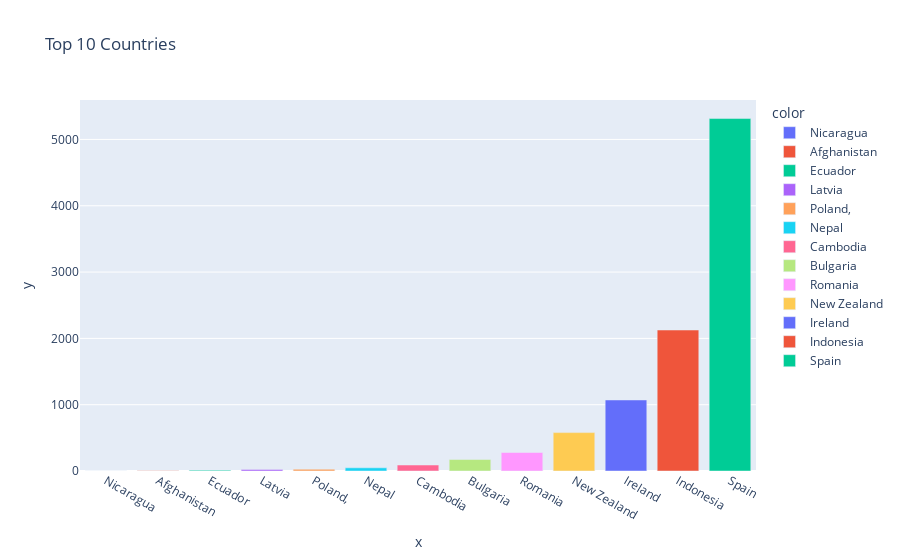

Here is the notebook cell this chart was saved with:
### Markdown cell above
### Countries having minimum content on netflix

### Code cell
df_country_mn = df['country'].value_counts()[::-10]
fig = px.bar(x=df_country_mn.index, y=df_country_mn.values, color=df_country_mn.index, title='Top 10 Countries')
fig.show()

### Figure 1 — Plotly figure (JSON) as saved in the notebook; plotly's stock layout.template omitted (floating-point values rounded to 4 significant figures)
{"data": [{"alignmentgroup": "True", "hovertemplate": "color=Nicaragua<br>x=%{x}<br>y=%{y}<extra></extra>", "legendgroup": "Nicaragua", "marker": {"color": "#636efa", "pattern": {"shape": ""}}, "name": "Nicaragua", "offsetgroup": "Nicaragua", "orientation": "v", "showlegend": true, "textposition": "auto", "type": "bar", "x": ["Nicaragua"], "xaxis": "x", "y": [1], "yaxis": "y"}, {"alignmentgroup": "True", "hovertemplate": "color=Afghanistan<br>x=%{x}<br>y=%{y}<extra></extra>", "legendgroup": "Afghanistan", "marker": {"color": "#EF553B", "pattern": {"shape": ""}}, "name": "Afghanistan", "offsetgroup": "Afghanistan", "orientation": "v", "showlegend": true, "textposition": "auto", "type": "bar", "x": ["Afghanistan"], "xaxis": "x", "y": [2], "yaxis": "y"}, {"alignmentgroup": "True", "hovertemplate": "color=Ecuador<br>x=%{x}<br>y=%{y}<extra></extra>", "legendgroup": "Ecuador", "marker": {"color": "#00cc96", "pattern": {"shape": ""}}, "name": "Ecuador", "offsetgroup": "Ecuador", "orientation": "v", "showlegend": true, "textposition": "auto", "type": "bar", "x": ["Ecuador"], "xaxis": "x", "y": [12], "yaxis": "y"}, {"alignmentgroup": "True", "hovertemplate": "color=Latvia<br>x=%{x}<br>y=%{y}<extra></extra>", "legendgroup": "Latvia", "marker": {"color": "#ab63fa", "pattern": {"shape": ""}}, "name": "Latvia", "offsetgroup": "Latvia", "orientation": "v", "showlegend": true, "textposition": "auto", "type": "bar", "x": ["Latvia"], "xaxis": "x", "y": [22], "yaxis": "y"}, {"alignmentgroup": "True", "hovertemplate": "color=Poland,<br>x=%{x}<br>y=%{y}<extra></extra>", "legendgroup": "Poland,", "marker": {"color": "#FFA15A", "pattern": {"shape": ""}}, "name": "Poland,", "offsetgroup": "Poland,", "orientation": "v", "showlegend": true, "textposition": "auto", "type": "bar", "x": ["Poland,"], "xaxis": "x", "y": [27], "yaxis": "y"}, {"alignmentgroup": "True", "hovertemplate": "color=Nepal<br>x=%{x}<br>y=%{y}<extra></extra>", "legendgroup": "Nepal", "marker": {"color": "#19d3f3", "pattern": {"shape": ""}}, "name": "Nepal", "offsetgroup": "Nepal", "orientation": "v", "showlegend": true, "textposition": "auto", "type": "bar", "x": ["Nepal"], "xaxis": "x", "y": [48], "yaxis": "y"}, {"alignmentgroup": "True", "hovertemplate": "color=Cambodia<br>x=%{x}<br>y=%{y}<extra></extra>", "legendgroup": "Cambodia", "marker": {"color": "#FF6692", "pattern": {"shape": ""}}, "name": "Cambodia", "offsetgroup": "Cambodia", "orientation": "v", "showlegend": true, "textposition": "auto", "type": "bar", "x": ["Cambodia"], "xaxis": "x", "y": [90], "yaxis": "y"}, {"alignmentgroup": "True", "hovertemplate": "color=Bulgaria<br>x=%{x}<br>y=%{y}<extra></extra>", "legendgroup": "Bulgaria", "marker": {"color": "#B6E880", "pattern": {"shape": ""}}, "name": "Bulgaria", "offsetgroup": "Bulgaria", "orientation": "v", "showlegend": true, "textposition": "auto", "type": "bar", "x": ["Bulgaria"], "xaxis": "x", "y": [173], "yaxis": "y"}, {"alignmentgroup": "True", "hovertemplate": "color=Romania<br>x=%{x}<br>y=%{y}<extra></extra>", "legendgroup": "Romania", "marker": {"color": "#FF97FF", "pattern": {"shape": ""}}, "name": "Romania", "offsetgroup": "Romania", "orientation": "v", "showlegend": true, "textposition": "auto", "type": "bar", "x": ["Romania"], "xaxis": "x", "y": [279], "yaxis": "y"}, {"alignmentgroup": "True", "hovertemplate": "color=New Zealand<br>x=%{x}<br>y=%{y}<extra></extra>", "legendgroup": "New Zealand", "marker": {"color": "#FECB52", "pattern": {"shape": ""}}, "name": "New Zealand", "offsetgroup": "New Zealand", "orientation": "v", "showlegend": true, "textposition": "auto", "type": "bar", "x": ["New Zealand"], "xaxis": "x", "y": [579], "yaxis": "y"}, {"alignmentgroup": "True", "hovertemplate": "color=Ireland<br>x=%{x}<br>y=%{y}<extra></extra>", "legendgroup": "Ireland", "marker": {"color": "#636efa", "pattern": {"shape": ""}}, "name": "Ireland", "offsetgroup": "Ireland", "orientation": "v", "showlegend": true, "textposition": "auto", "type": "bar", "x": ["Ireland"], "xaxis": "x", "y": [1071], "yaxis": "y"}, {"alignmentgroup": "True", "hovertemplate": "color=Indonesia<br>x=%{x}<br>y=%{y}<extra></extra>", "legendgroup": "Indonesia", "marker": {"color": "#EF553B", "pattern": {"shape": ""}}, "name": "Indonesia", "offsetgroup": "Indonesia", "orientation": "v", "showlegend": true, "textposition": "auto", "type": "bar", "x": ["Indonesia"], "xaxis": "x", "y": [2126], "yaxis": "y"}, {"alignmentgroup": "True", "hovertemplate": "color=Spain<br>x=%{x}<br>y=%{y}<extra></extra>", "legendgroup": "Spain", "marker": {"color": "#00cc96", "pattern": {"shape": ""}}, "name": "Spain", "offsetgroup": "Spain", "orientation": "v", "showlegend": true, "textposition": "auto", "type": "bar", "x": ["Spain"], "xaxis": "x", "y": [5315], "yaxis": "y"}], "layout": {"barmode": "relative", "legend": {"title": {"text": "color"}, "tracegroupgap": 0}, "title": {"text": "Top 10 Countries"}, "xaxis": {"anchor": "y", "domain": [0, 1], "title": {"text": "x"}}, "yaxis": {"anchor": "x", "domain": [0, 1], "title": {"text": "y"}}}}
